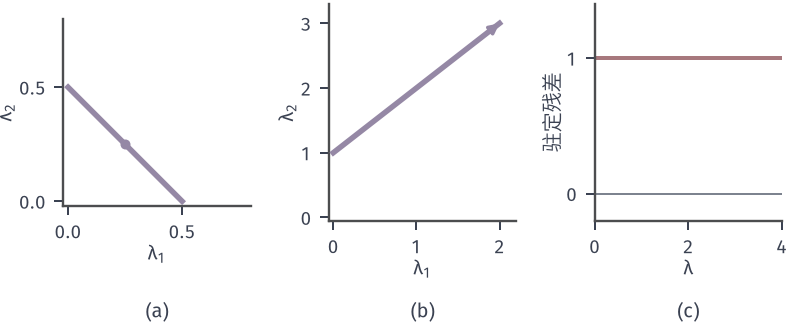

Python code for this plot:
from pathlib import Path
import sys
sys.path.insert(0, str(Path(__file__).resolve().parents[1]/"kkt-common"))
from kkt_fig import *
HERE = Path(__file__).resolve().parent
# Multiplier sets. (a) budget tau=2 with duplicated g1: l1+l2=1/2. (b) min x, x<=0, -x<=0: l2=1+l1. (c) min x, x^2<=0: stationarity residual is 1.
fig, axes = figure(width_mm=112, height_mm=46, ncols=3)
panels(fig, .08, .985, .985, .32, .42)
a, b, c = axes
a.plot([.5, 0], [0, .5], color=PURPLE, lw=2.2, zorder=3); dot(a, (.25, .25), PURPLE, ms=4)
setup(a, (-.02, .8), (-.02, .8), [0, .5], [0, .5], xl='$\\lambda_1$', yl='$\\lambda_2$')
ls = np.linspace(0, 2, 10); b.plot(ls, 1+ls, color=PURPLE, lw=2.2, zorder=3)
arrow(b, (1.6, 2.6), (2, 3), color=PURPLE, lw=1.4, z=4)
setup(b, (-.05, 2.2), (-.05, 3.3), [0, 1, 2], [0, 1, 2, 3], xl='$\\lambda_1$', yl='$\\lambda_2$', equal=False)
l = np.linspace(0, 4, 10); c.plot(l, 1+0*l, color=RED, lw=1.6)
c.axhline(0, color=MUTED, lw=.7)
setup(c, (0, 4), (-.2, 1.4), [0, 2, 4], [0, 1], xl='$\\lambda$', yl='驻定残差', equal=False)
tags(fig, axes, y=.01)
save(fig, HERE, 'figure', {'a': 'l1+l2=.5', 'b': 'l2=1+l1', 'c': 'residual 1+l*g prime 0 =1'})
